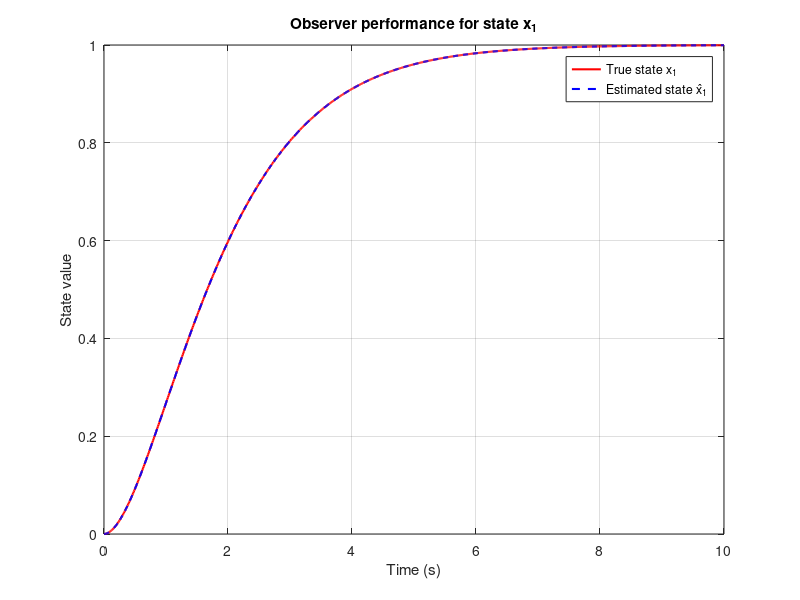
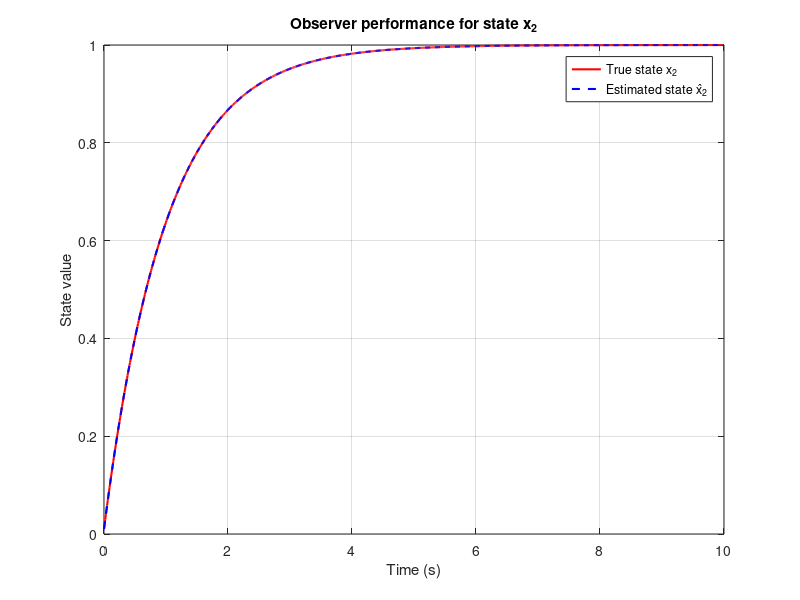
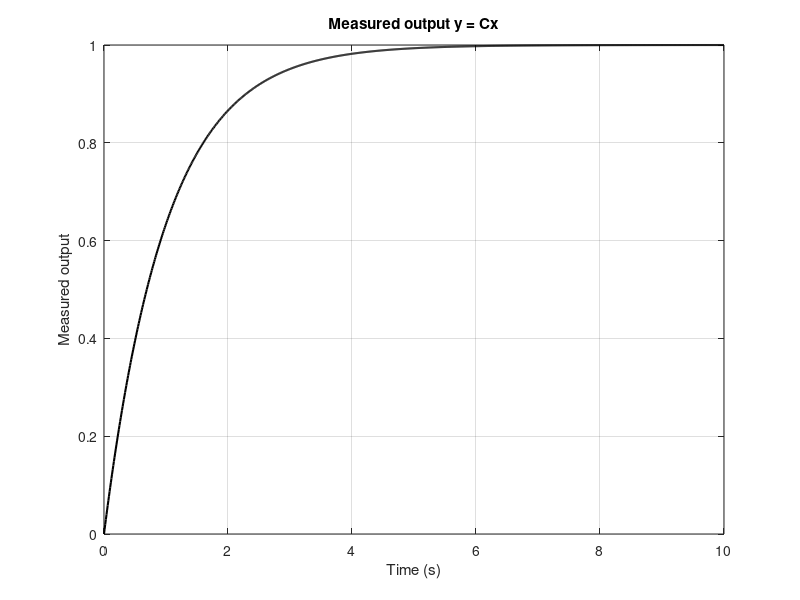

MATLAB code for these plots, in order:
%% Formal observer design for drip rate estimation
clear; clc; close all;

% Simplified state-space model
% This is not a full physical infusion model.
% It is a reduced dynamic model used to explore state estimation.

A = [-1 1;
      0 -1];

B = [0;
     1];

C = [0 1];

D = 0;

% Check observability
OB = obsv(A, C);
obs_rank = rank(OB);

disp('Observability matrix:');
disp(OB);
disp(['Observability rank: ', num2str(obs_rank)]);

% Desired observer poles
% Chosen negative and fast so the estimate converges quickly
P = [-5 -8];

% Observer gain
L = place(A', C', P)';

disp('Observer gain L:');
disp(L);

% Simulation settings
dt = 0.01;
T = 10;
t = 0:dt:T;

% Input signal
% Chosen to represent a roughly steady infusion with small changes
u = ones(size(t));

% Initial states
x = [0; 0];        % true state
x_hat = [0; 0];    % estimated state

% Storage
x_store = zeros(2, length(t));
xhat_store = zeros(2, length(t));
y_store = zeros(1, length(t));

for k = 1:length(t)
    % Measured output
    y = C*x;

    % True system
    x_dot = A*x + B*u(k);
    x = x + dt*x_dot;

    % Observer
    xhat_dot = A*x_hat + B*u(k) + L*(y - C*x_hat);
    x_hat = x_hat + dt*xhat_dot;

    % Store values
    x_store(:,k) = x;
    xhat_store(:,k) = x_hat;
    y_store(k) = y;
end

% Plot estimated vs true states
figure;
plot(t, x_store(1,:), 'r', 'LineWidth', 1.5);
hold on;
plot(t, xhat_store(1,:), 'b--', 'LineWidth', 1.5);
legend('True state x_1', 'Estimated state x̂_1', 'Location', 'best');
xlabel('Time (s)');
ylabel('State value');
title('Observer performance for state x_1');
grid on;

figure;
plot(t, x_store(2,:), 'r', 'LineWidth', 1.5);
hold on;
plot(t, xhat_store(2,:), 'b--', 'LineWidth', 1.5);
legend('True state x_2', 'Estimated state x̂_2', 'Location', 'best');
xlabel('Time (s)');
ylabel('State value');
title('Observer performance for state x_2');
grid on;

figure;
plot(t, y_store, 'k', 'LineWidth', 1.5);
xlabel('Time (s)');
ylabel('Measured output');
title('Measured output y = Cx');
grid on;
